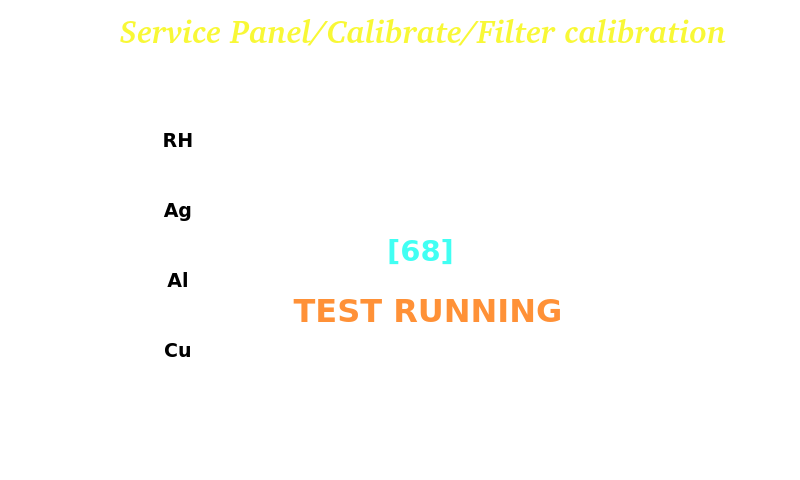
<?xml version="1.0" encoding="UTF-8"?>
<ui version="4.0">
 <class>calibFilterUI</class>
 <widget class="QWidget" name="calibFilterUI">
  <property name="geometry">
   <rect>
    <x>0</x>
    <y>0</y>
    <width>800</width>
    <height>480</height>
   </rect>
  </property>
  <property name="windowTitle">
   <string notr="true">Form</string>
  </property>
  <property name="styleSheet">
   <string notr="true">background-color:rgb(0,0,0,0);
background-image:url(://Service_Calib/Service_Calib/calib_menu.png);
border: 0px;</string>
  </property>
  <widget class="QFrame" name="frame">
   <property name="geometry">
    <rect>
     <x>0</x>
     <y>0</y>
     <width>800</width>
     <height>480</height>
    </rect>
   </property>
   <property name="styleSheet">
    <string notr="true"/>
   </property>
   <property name="frameShape">
    <enum>QFrame::StyledPanel</enum>
   </property>
   <property name="frameShadow">
    <enum>QFrame::Raised</enum>
   </property>
   <widget class="QPushButton" name="exitButton">
    <property name="geometry">
     <rect>
      <x>0</x>
      <y>0</y>
      <width>91</width>
      <height>96</height>
     </rect>
    </property>
    <property name="text">
     <string notr="true"/>
    </property>
   </widget>
   <widget class="QLabel" name="serviceSetupDiagnosticLabel">
    <property name="geometry">
     <rect>
      <x>115</x>
      <y>10</y>
      <width>616</width>
      <height>41</height>
     </rect>
    </property>
    <property name="font">
     <font>
      <family>Bitstream Charter</family>
      <pointsize>24</pointsize>
      <weight>75</weight>
      <italic>true</italic>
      <bold>true</bold>
     </font>
    </property>
    <property name="styleSheet">
     <string notr="true">background-image:url(/transparent.png);
color: rgb(248, 248, 54);</string>
    </property>
    <property name="text">
     <string notr="true">Service Panel/Calibrate/Filter calibration</string>
    </property>
    <property name="alignment">
     <set>Qt::AlignCenter</set>
    </property>
   </widget>
   <widget class="QFrame" name="rotofilterFrame">
    <property name="geometry">
     <rect>
      <x>245</x>
      <y>60</y>
      <width>350</width>
      <height>350</height>
     </rect>
    </property>
    <property name="styleSheet">
     <string notr="true">border-image:url(:/Service_Calib/Service_Calib/Filtro1.png);
background-image:url(:/transparent.png);</string>
    </property>
    <property name="frameShape">
     <enum>QFrame::StyledPanel</enum>
    </property>
    <property name="frameShadow">
     <enum>QFrame::Raised</enum>
    </property>
    <widget class="QLabel" name="materialeLabel">
     <property name="geometry">
      <rect>
       <x>135</x>
       <y>55</y>
       <width>81</width>
       <height>41</height>
      </rect>
     </property>
     <property name="font">
      <font>
       <family>DejaVu Sans</family>
       <pointsize>22</pointsize>
       <weight>75</weight>
       <italic>false</italic>
       <bold>true</bold>
      </font>
     </property>
     <property name="styleSheet">
      <string notr="true">border-image:url(/transparent.png);
color: rgb(255, 255, 255);</string>
     </property>
     <property name="text">
      <string notr="true">Rh</string>
     </property>
     <property name="alignment">
      <set>Qt::AlignCenter</set>
     </property>
    </widget>
    <widget class="QPushButton" name="adjustLeft">
     <property name="geometry">
      <rect>
       <x>30</x>
       <y>60</y>
       <width>90</width>
       <height>80</height>
      </rect>
     </property>
     <property name="styleSheet">
      <string notr="true">background-color:rgb(0,0,0,0);

background-image:url(://transparent.png);
border-image:url(://Pulsanti/Pulsanti/round_left.png);
border: 0px;</string>
     </property>
     <property name="text">
      <string notr="true"/>
     </property>
    </widget>
    <widget class="QPushButton" name="adjustRight">
     <property name="geometry">
      <rect>
       <x>230</x>
       <y>60</y>
       <width>90</width>
       <height>80</height>
      </rect>
     </property>
     <property name="styleSheet">
      <string notr="true">background-color:rgb(0,0,0,0);

background-image:url(://transparent.png);
border-image:url(://Pulsanti/Pulsanti/round_right.png);
border: 0px;</string>
     </property>
     <property name="text">
      <string notr="true"/>
     </property>
    </widget>
    <widget class="QLabel" name="positionLabel">
     <property name="geometry">
      <rect>
       <x>135</x>
       <y>170</y>
       <width>81</width>
       <height>41</height>
      </rect>
     </property>
     <property name="font">
      <font>
       <family>DejaVu Sans</family>
       <pointsize>22</pointsize>
       <weight>75</weight>
       <italic>false</italic>
       <bold>true</bold>
      </font>
     </property>
     <property name="styleSheet">
      <string notr="true">border-image:url(/transparent.png);
color:rgb(65, 255, 243);</string>
     </property>
     <property name="text">
      <string notr="true">[68]</string>
     </property>
     <property name="alignment">
      <set>Qt::AlignCenter</set>
     </property>
    </widget>
    <widget class="QLabel" name="testLabel">
     <property name="geometry">
      <rect>
       <x>35</x>
       <y>230</y>
       <width>296</width>
       <height>41</height>
      </rect>
     </property>
     <property name="font">
      <font>
       <family>DejaVu Sans</family>
       <pointsize>24</pointsize>
       <weight>75</weight>
       <italic>false</italic>
       <bold>true</bold>
      </font>
     </property>
     <property name="styleSheet">
      <string notr="true">background-image:url(/transparent.png);
border-image:url(/transparent.png);
color:rgb(255, 145, 55);</string>
     </property>
     <property name="text">
      <string notr="true">TEST RUNNING</string>
     </property>
     <property name="alignment">
      <set>Qt::AlignCenter</set>
     </property>
    </widget>
   </widget>
   <widget class="QPushButton" name="playTest">
    <property name="geometry">
     <rect>
      <x>605</x>
      <y>380</y>
      <width>90</width>
      <height>80</height>
     </rect>
    </property>
    <property name="styleSheet">
     <string notr="true">background-color:rgb(0,0,0,0);

background-image:url(://transparent.png);
border-image:url(://Pulsanti/Pulsanti/play_test.png);
border: 0px;</string>
    </property>
    <property name="text">
     <string notr="true"/>
    </property>
   </widget>
   <widget class="QPushButton" name="stopTest">
    <property name="geometry">
     <rect>
      <x>710</x>
      <y>380</y>
      <width>80</width>
      <height>80</height>
     </rect>
    </property>
    <property name="styleSheet">
     <string notr="true">background-color:rgb(0,0,0,0);

background-image:url(://transparent.png);
border-image:url(://Pulsanti/Pulsanti/stop.png);
border: 0px;</string>
    </property>
    <property name="text">
     <string notr="true"/>
    </property>
   </widget>
   <widget class="QLabel" name="materialeLabel_3">
    <property name="geometry">
     <rect>
      <x>635</x>
      <y>345</y>
      <width>131</width>
      <height>26</height>
     </rect>
    </property>
    <property name="font">
     <font>
      <family>DejaVu Sans</family>
      <pointsize>22</pointsize>
      <weight>75</weight>
      <italic>false</italic>
      <bold>true</bold>
     </font>
    </property>
    <property name="styleSheet">
     <string notr="true">background-image:url(/transparent.png);
color: rgb(255, 255, 255);</string>
    </property>
    <property name="text">
     <string notr="true">TEST</string>
    </property>
    <property name="alignment">
     <set>Qt::AlignCenter</set>
    </property>
   </widget>
   <widget class="QFrame" name="frameFilterButton">
    <property name="geometry">
     <rect>
      <x>110</x>
      <y>100</y>
      <width>120</width>
      <height>286</height>
     </rect>
    </property>
    <property name="styleSheet">
     <string notr="true">border-image:url(:/transparent.png);
background-image:url(:/transparent.png);</string>
    </property>
    <property name="frameShape">
     <enum>QFrame::StyledPanel</enum>
    </property>
    <property name="frameShadow">
     <enum>QFrame::Raised</enum>
    </property>
    <widget class="QPushButton" name="button4">
     <property name="geometry">
      <rect>
       <x>10</x>
       <y>220</y>
       <width>96</width>
       <height>61</height>
      </rect>
     </property>
     <property name="font">
      <font>
       <family>DejaVu Sans</family>
       <pointsize>14</pointsize>
       <weight>75</weight>
       <bold>true</bold>
      </font>
     </property>
     <property name="styleSheet">
      <string notr="true">background-color:rgb(0,0,0,0);

background-image:url(://transparent.png);
border-image:url(://Pulsanti/Pulsanti/scroll_left.png);
border: 0px;</string>
     </property>
     <property name="text">
      <string notr="true">   Cu</string>
     </property>
    </widget>
    <widget class="QPushButton" name="button1">
     <property name="geometry">
      <rect>
       <x>10</x>
       <y>10</y>
       <width>96</width>
       <height>61</height>
      </rect>
     </property>
     <property name="font">
      <font>
       <family>DejaVu Sans</family>
       <pointsize>14</pointsize>
       <weight>75</weight>
       <bold>true</bold>
      </font>
     </property>
     <property name="styleSheet">
      <string notr="true">background-color:rgb(0,0,0,0);

background-image:url(://transparent.png);
border-image:url(://Pulsanti/Pulsanti/scroll_left.png);
border: 0px;</string>
     </property>
     <property name="text">
      <string notr="true">   RH</string>
     </property>
    </widget>
    <widget class="QPushButton" name="button3">
     <property name="geometry">
      <rect>
       <x>10</x>
       <y>150</y>
       <width>96</width>
       <height>61</height>
      </rect>
     </property>
     <property name="font">
      <font>
       <family>DejaVu Sans</family>
       <pointsize>14</pointsize>
       <weight>75</weight>
       <bold>true</bold>
      </font>
     </property>
     <property name="styleSheet">
      <string notr="true">background-color:rgb(0,0,0,0);

background-image:url(://transparent.png);
border-image:url(://Pulsanti/Pulsanti/scroll_left.png);
border: 0px;</string>
     </property>
     <property name="text">
      <string notr="true">   Al</string>
     </property>
    </widget>
    <widget class="QPushButton" name="button2">
     <property name="geometry">
      <rect>
       <x>10</x>
       <y>80</y>
       <width>96</width>
       <height>61</height>
      </rect>
     </property>
     <property name="font">
      <font>
       <family>DejaVu Sans</family>
       <pointsize>14</pointsize>
       <weight>75</weight>
       <bold>true</bold>
      </font>
     </property>
     <property name="styleSheet">
      <string notr="true">background-color:rgb(0,0,0,0);

background-image:url(://transparent.png);
border-image:url(://Pulsanti/Pulsanti/scroll_left.png);
border: 0px;</string>
     </property>
     <property name="text">
      <string notr="true">   Ag</string>
     </property>
    </widget>
   </widget>
   <widget class="QFrame" name="frameStore">
    <property name="geometry">
     <rect>
      <x>610</x>
      <y>65</y>
      <width>186</width>
      <height>186</height>
     </rect>
    </property>
    <property name="styleSheet">
     <string notr="true">border-image:url(:/transparent.png);
background-image:url(:/transparent.png);</string>
    </property>
    <property name="frameShape">
     <enum>QFrame::StyledPanel</enum>
    </property>
    <property name="frameShadow">
     <enum>QFrame::Raised</enum>
    </property>
    <widget class="QPushButton" name="storeButton">
     <property name="geometry">
      <rect>
       <x>35</x>
       <y>55</y>
       <width>121</width>
       <height>111</height>
      </rect>
     </property>
     <property name="styleSheet">
      <string notr="true">background-color:rgb(0,0,0,0);

background-image:url(://transparent.png);
border-image:url(://Service_Calib/Service_Calib/calib_icon.png);
border: 0px;</string>
     </property>
     <property name="text">
      <string notr="true"/>
     </property>
    </widget>
    <widget class="QLabel" name="materialeLabel_2">
     <property name="geometry">
      <rect>
       <x>20</x>
       <y>20</y>
       <width>131</width>
       <height>26</height>
      </rect>
     </property>
     <property name="font">
      <font>
       <family>DejaVu Sans</family>
       <pointsize>22</pointsize>
       <weight>75</weight>
       <italic>false</italic>
       <bold>true</bold>
      </font>
     </property>
     <property name="styleSheet">
      <string notr="true">background-image:url(/transparent.png);
color: rgb(255, 255, 255);</string>
     </property>
     <property name="text">
      <string notr="true">STORE</string>
     </property>
     <property name="alignment">
      <set>Qt::AlignCenter</set>
     </property>
    </widget>
   </widget>
   <widget class="QFrame" name="frameErrors">
    <property name="geometry">
     <rect>
      <x>610</x>
      <y>255</y>
      <width>186</width>
      <height>80</height>
     </rect>
    </property>
    <property name="styleSheet">
     <string notr="true">border-image:url(:/transparent.png);
background-image:url(:/transparent.png);</string>
    </property>
    <property name="frameShape">
     <enum>QFrame::StyledPanel</enum>
    </property>
    <property name="frameShadow">
     <enum>QFrame::Raised</enum>
    </property>
    <widget class="QFrame" name="frame_2">
     <property name="geometry">
      <rect>
       <x>10</x>
       <y>10</y>
       <width>61</width>
       <height>61</height>
      </rect>
     </property>
     <property name="styleSheet">
      <string notr="true">border-image:url(:/Pulsanti/Pulsanti/abort.png);
background-image:url(:/transparent.png);</string>
     </property>
     <property name="frameShape">
      <enum>QFrame::StyledPanel</enum>
     </property>
     <property name="frameShadow">
      <enum>QFrame::Raised</enum>
     </property>
    </widget>
    <widget class="QLabel" name="errorLabel">
     <property name="geometry">
      <rect>
       <x>75</x>
       <y>30</y>
       <width>61</width>
       <height>41</height>
      </rect>
     </property>
     <property name="font">
      <font>
       <family>DejaVu Sans</family>
       <pointsize>26</pointsize>
       <weight>75</weight>
       <italic>false</italic>
       <bold>true</bold>
      </font>
     </property>
     <property name="styleSheet">
      <string notr="true">background-image:url(/transparent.png);
color: rgb(255, 255, 255);</string>
     </property>
     <property name="text">
      <string notr="true">0</string>
     </property>
    </widget>
   </widget>
  </widget>
 </widget>
 <resources/>
 <connections/>
</ui>
